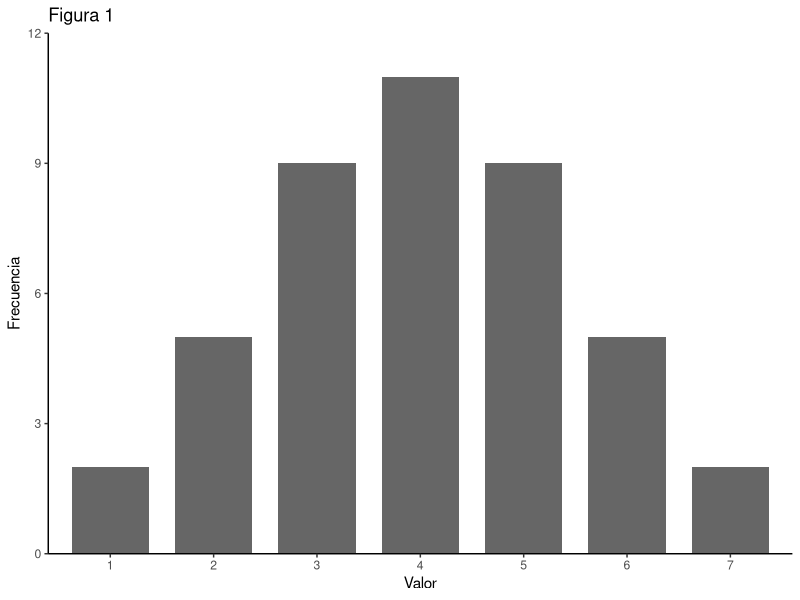
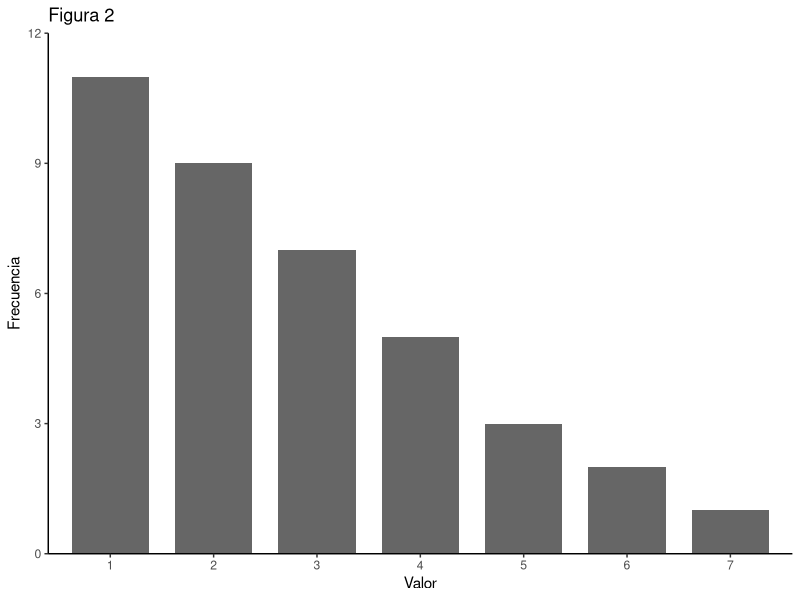
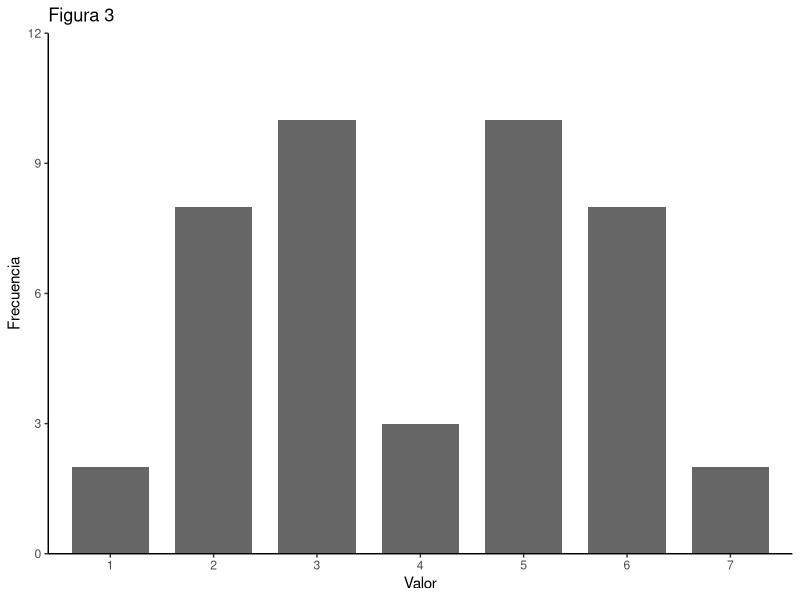
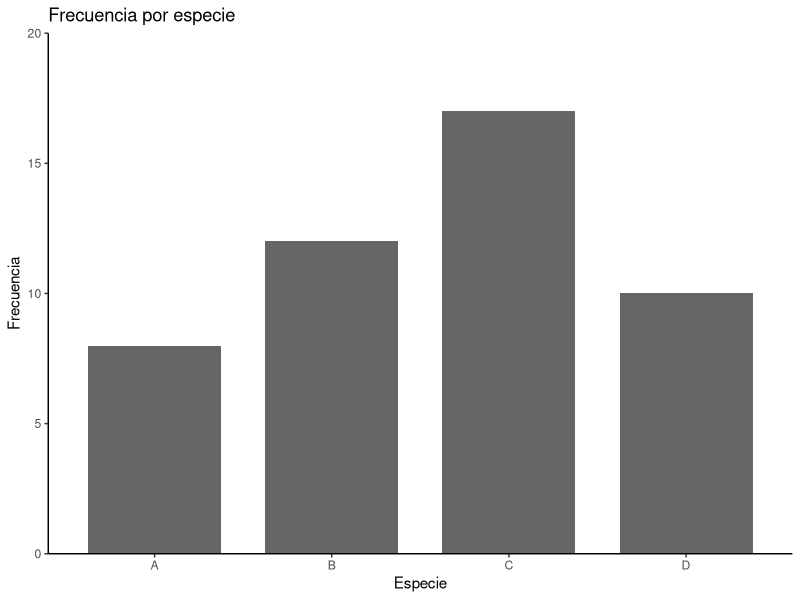
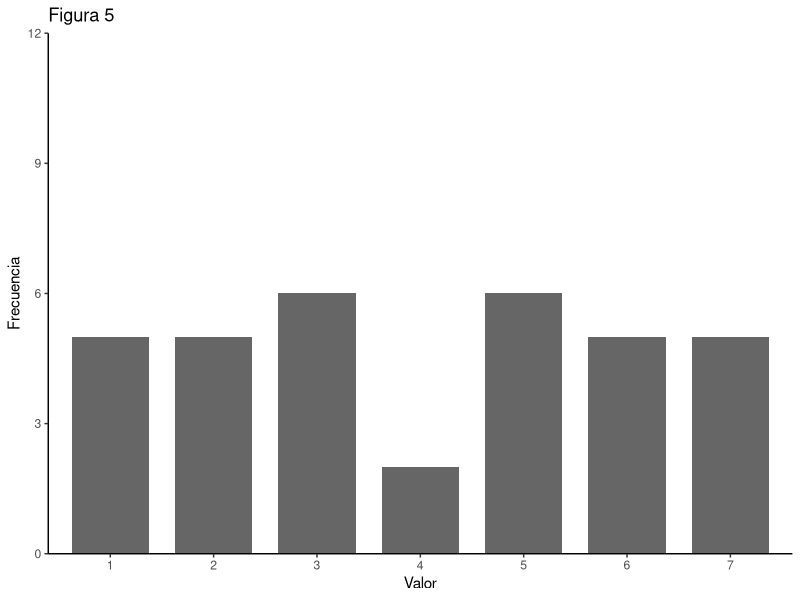

The R script that drew these images, in order:
## ---- chunk 1
library(ggplot2)

fig_barras <- function(x, y, titulo, ymax, xlab = "Valor") {
  d <- data.frame(x = factor(x, levels = x), y = y)
  ggplot(d, aes(x = x, y = y)) +
    geom_col(fill = "grey40", width = 0.75) +
    scale_y_continuous(limits = c(0, ymax), expand = c(0, 0)) +
    labs(title = titulo, x = xlab, y = "Frecuencia") +
    theme_classic(base_size = 11)
}
## ---- chunk 2
fig_barras(x = c(1, 2, 3, 4, 5, 6, 7),
           y = c(2, 5, 9, 11, 9, 5, 2),
           titulo = "Figura 1",
           ymax = 12,
           xlab = "Valor")
## ---- chunk 3
fig_barras(x = c(1, 2, 3, 4, 5, 6, 7),
           y = c(11, 9, 7, 5, 3, 2, 1),
           titulo = "Figura 2",
           ymax = 12,
           xlab = "Valor")
## ---- chunk 4
fig_barras(x = c(1, 2, 3, 4, 5, 6, 7),
           y = c(2, 8, 10, 3, 10, 8, 2),
           titulo = "Figura 3",
           ymax = 12,
           xlab = "Valor")
## ---- chunk 5
fig_barras(x = c("A", "B", "C", "D"),
           y = c(8, 12, 17, 10),
           titulo = "Frecuencia por especie",
           ymax = 20,
           xlab = "Especie")
## ---- chunk 6
fig_barras(x = c(1, 2, 3, 4, 5, 6, 7),
           y = c(5, 5, 6, 2, 6, 5, 5),
           titulo = "Figura 5",
           ymax = 12,
           xlab = "Valor")
